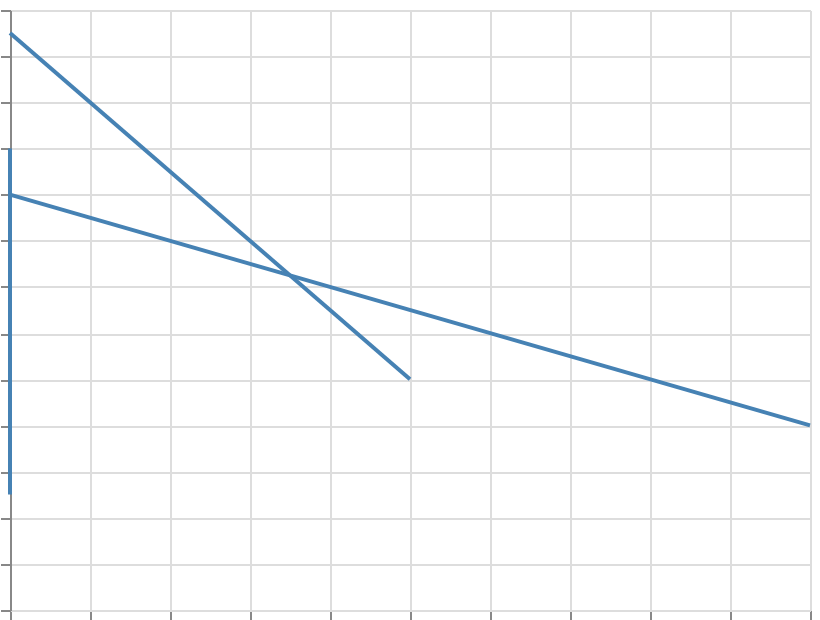

Write a Vega-Lite specification for this figure.
### Vega specification from a JSON file in a GitHub repository (floating-point values rounded to 4 significant figures)
{"$schema": "https://vega.github.io/schema/vega/v6.json", "width": 400, "height": 300, "padding": 5, "background": "white", "autosize": "none", "data": [{"name": "table", "values": [{"x": 0, "y1": 5, "y2": 20}, {"x": 1, "y1": 10, "y2": 25}, {"x": 2, "y1": 8, "y2": 18}]}], "scales": [{"name": "x", "type": "linear", "domain": {"data": "table", "field": "x"}, "range": "width", "nice": true}, {"name": "y", "type": "linear", "domain": {"data": "table", "fields": ["y1", "y2"]}, "range": [{"signal": "height"}, 0], "nice": true}], "axes": [{"scale": "x", "orient": "bottom", "grid": true, "labels": false}, {"scale": "y", "orient": "left", "grid": true, "labels": false}], "marks": [{"type": "rule", "from": {"data": "table"}, "encode": {"update": {"x": {"scale": "x", "field": "x"}, "y": {"scale": "y", "field": "y1"}, "x2": {"scale": "x", "value": 0}, "y2": {"scale": "y", "field": "y2"}, "stroke": {"value": "steelblue"}, "strokeWidth": {"value": 2}}}}]}
